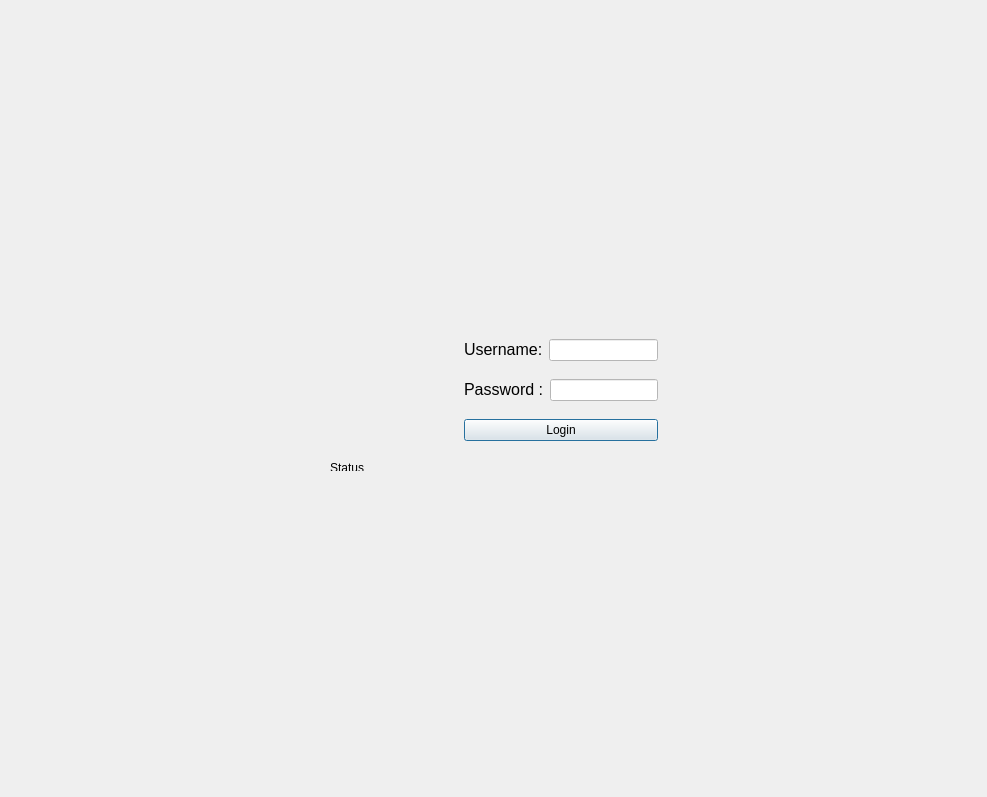
<?xml version="1.0" encoding="UTF-8"?>
<ui version="4.0">
 <class>LoginPortal</class>
 <widget class="QDialog" name="LoginPortal">
  <property name="geometry">
   <rect>
    <x>0</x>
    <y>0</y>
    <width>983</width>
    <height>793</height>
   </rect>
  </property>
  <property name="windowTitle">
   <string>Dialog</string>
  </property>
  <layout class="QGridLayout" name="gridLayout_2">
   <item row="0" column="0">
    <widget class="QStackedWidget" name="stackedWidget">
     <property name="sizePolicy">
      <sizepolicy hsizetype="Preferred" vsizetype="Preferred">
       <horstretch>0</horstretch>
       <verstretch>0</verstretch>
      </sizepolicy>
     </property>
     <property name="minimumSize">
      <size>
       <width>965</width>
       <height>775</height>
      </size>
     </property>
     <property name="currentIndex">
      <number>0</number>
     </property>
     <widget class="QWidget" name="loginpage">
      <property name="sizePolicy">
       <sizepolicy hsizetype="Preferred" vsizetype="Preferred">
        <horstretch>0</horstretch>
        <verstretch>0</verstretch>
       </sizepolicy>
      </property>
      <property name="minimumSize">
       <size>
        <width>965</width>
        <height>775</height>
       </size>
      </property>
      <layout class="QGridLayout" name="gridLayout_4">
       <item row="0" column="1">
        <spacer name="verticalSpacer_3">
         <property name="orientation">
          <enum>Qt::Vertical</enum>
         </property>
         <property name="sizeHint" stdset="0">
          <size>
           <width>20</width>
           <height>291</height>
          </size>
         </property>
        </spacer>
       </item>
       <item row="1" column="0">
        <spacer name="horizontalSpacer">
         <property name="orientation">
          <enum>Qt::Horizontal</enum>
         </property>
         <property name="sizeHint" stdset="0">
          <size>
           <width>280</width>
           <height>20</height>
          </size>
         </property>
        </spacer>
       </item>
       <item row="1" column="1">
        <layout class="QVBoxLayout" name="verticalLayout_2">
         <item>
          <layout class="QHBoxLayout" name="horizontalLayout_5">
           <item>
            <widget class="QLabel" name="locklabel">
             <property name="minimumSize">
              <size>
               <width>128</width>
               <height>128</height>
              </size>
             </property>
             <property name="text">
              <string/>
             </property>
             <property name="pixmap">
              <pixmap resource="../bitcoin.qrc">:/icons/lock</pixmap>
             </property>
             <property name="scaledContents">
              <bool>true</bool>
             </property>
            </widget>
           </item>
           <item>
            <layout class="QVBoxLayout" name="verticalLayout">
             <item>
              <layout class="QHBoxLayout" name="horizontalLayout_3">
               <item>
                <widget class="QLabel" name="portalusernamelabel">
                 <property name="text">
                  <string>&lt;html&gt;&lt;head/&gt;&lt;body&gt;&lt;p&gt;&lt;span style=&quot; font-size:12pt;&quot;&gt;Username:&lt;/span&gt;&lt;/p&gt;&lt;/body&gt;&lt;/html&gt;</string>
                 </property>
                </widget>
               </item>
               <item>
                <widget class="QLineEdit" name="portalloginusername">
                 <property name="styleSheet">
                  <string notr="true">background-color: #FFFFFF;</string>
                 </property>
                </widget>
               </item>
              </layout>
             </item>
             <item>
              <layout class="QHBoxLayout" name="horizontalLayout_4">
               <item>
                <widget class="QLabel" name="passwordlabel">
                 <property name="text">
                  <string>&lt;html&gt;&lt;head/&gt;&lt;body&gt;&lt;p&gt;&lt;span style=&quot; font-size:12pt;&quot;&gt;Password :&lt;/span&gt;&lt;/p&gt;&lt;/body&gt;&lt;/html&gt;</string>
                 </property>
                </widget>
               </item>
               <item>
                <widget class="QLineEdit" name="portalloginpassword">
                 <property name="styleSheet">
                  <string notr="true">background-color: #FFFFFF;</string>
                 </property>
                 <property name="echoMode">
                  <enum>QLineEdit::Password</enum>
                 </property>
                </widget>
               </item>
              </layout>
             </item>
             <item>
              <widget class="QPushButton" name="portalloginlogin">
               <property name="text">
                <string>Login</string>
               </property>
               <property name="autoDefault">
                <bool>true</bool>
               </property>
              </widget>
             </item>
            </layout>
           </item>
          </layout>
         </item>
         <item>
          <widget class="QLabel" name="portalstatus">
           <property name="maximumSize">
            <size>
             <width>16777215</width>
             <height>10</height>
            </size>
           </property>
           <property name="text">
            <string>&lt;html&gt;&lt;head/&gt;&lt;body&gt;&lt;p&gt;Status&lt;/p&gt;&lt;/body&gt;&lt;/html&gt;</string>
           </property>
          </widget>
         </item>
        </layout>
       </item>
       <item row="1" column="2">
        <spacer name="horizontalSpacer_2">
         <property name="orientation">
          <enum>Qt::Horizontal</enum>
         </property>
         <property name="sizeHint" stdset="0">
          <size>
           <width>280</width>
           <height>20</height>
          </size>
         </property>
        </spacer>
       </item>
       <item row="2" column="1">
        <spacer name="verticalSpacer_2">
         <property name="orientation">
          <enum>Qt::Vertical</enum>
         </property>
         <property name="sizeHint" stdset="0">
          <size>
           <width>20</width>
           <height>290</height>
          </size>
         </property>
        </spacer>
       </item>
      </layout>
     </widget>
     <widget class="QWidget" name="clockinpage">
      <property name="sizePolicy">
       <sizepolicy hsizetype="Expanding" vsizetype="Expanding">
        <horstretch>0</horstretch>
        <verstretch>0</verstretch>
       </sizepolicy>
      </property>
      <property name="minimumSize">
       <size>
        <width>965</width>
        <height>775</height>
       </size>
      </property>
      <layout class="QGridLayout" name="gridLayout">
       <item row="0" column="0">
        <layout class="QVBoxLayout" name="verticalLayout_5">
         <item>
          <layout class="QHBoxLayout" name="horizontalLayout_6">
           <item>
            <spacer name="horizontalSpacer_3">
             <property name="orientation">
              <enum>Qt::Horizontal</enum>
             </property>
             <property name="sizeHint" stdset="0">
              <size>
               <width>40</width>
               <height>20</height>
              </size>
             </property>
            </spacer>
           </item>
           <item>
            <widget class="QLabel" name="currenttime">
             <property name="styleSheet">
              <string notr="true">font: 48pt &quot;Arial&quot;;</string>
             </property>
             <property name="text">
              <string>&lt;html&gt;&lt;head/&gt;&lt;body&gt;&lt;p align=&quot;center&quot;&gt;Current Time&lt;/p&gt;&lt;/body&gt;&lt;/html&gt;</string>
             </property>
            </widget>
           </item>
           <item>
            <spacer name="horizontalSpacer_4">
             <property name="orientation">
              <enum>Qt::Horizontal</enum>
             </property>
             <property name="sizeHint" stdset="0">
              <size>
               <width>40</width>
               <height>20</height>
              </size>
             </property>
            </spacer>
           </item>
          </layout>
         </item>
         <item>
          <layout class="QVBoxLayout" name="verticalLayout_4">
           <item>
            <layout class="QHBoxLayout" name="horizontalLayout">
             <item>
              <widget class="QPushButton" name="clockinbutton">
               <property name="text">
                <string>Clock In</string>
               </property>
              </widget>
             </item>
             <item>
              <widget class="QPushButton" name="clockoutbutton">
               <property name="text">
                <string>Clock Out</string>
               </property>
              </widget>
             </item>
            </layout>
           </item>
           <item>
            <widget class="QTableView" name="timecardtableView"/>
           </item>
           <item>
            <layout class="QVBoxLayout" name="verticalLayout_3">
             <item>
              <layout class="QHBoxLayout" name="horizontalLayout_2">
               <item>
                <widget class="QPushButton" name="historyButton">
                 <property name="text">
                  <string>View history</string>
                 </property>
                </widget>
               </item>
               <item>
                <widget class="QPushButton" name="logoutbutton">
                 <property name="text">
                  <string>Logout</string>
                 </property>
                </widget>
               </item>
              </layout>
             </item>
             <item>
              <widget class="QLabel" name="portalstatus2">
               <property name="minimumSize">
                <size>
                 <width>10</width>
                 <height>11</height>
                </size>
               </property>
               <property name="maximumSize">
                <size>
                 <width>16777215</width>
                 <height>10</height>
                </size>
               </property>
               <property name="text">
                <string>&lt;html&gt;&lt;head/&gt;&lt;body&gt;&lt;p&gt;Status&lt;/span&gt;&lt;/p&gt;&lt;/body&gt;&lt;/html&gt;</string>
               </property>
              </widget>
             </item>
            </layout>
           </item>
          </layout>
         </item>
        </layout>
       </item>
      </layout>
     </widget>
    </widget>
   </item>
  </layout>
 </widget>
 <resources>
  <include location="../bitcoin.qrc"/>
 </resources>
 <connections/>
</ui>
